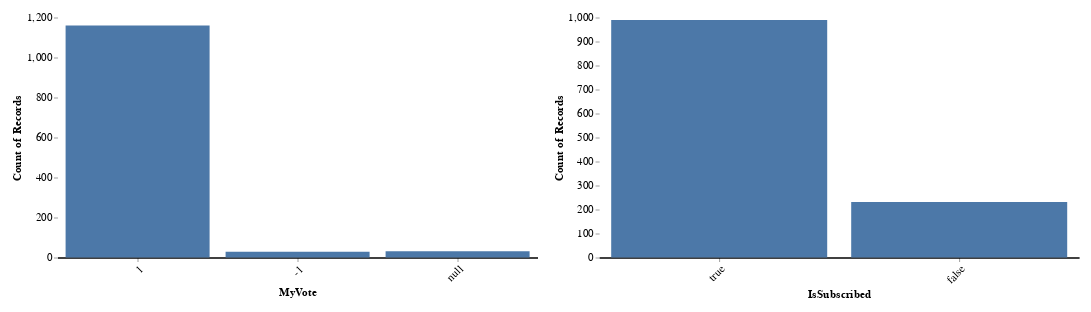

The code cell stored with this chart in its notebook:
### Markdown cell above
### Number of Upvotes and Downvotes and If I am Subscribed

### Code cell
# Count the number of votes
chart_vote = alt.Chart(post_votes_df).mark_bar().encode(
    alt.X("MyVote:O", sort="-x", axis=alt.Axis(labelAngle=-45)),
    alt.Y("count()"),
    tooltip=["count()"],  # Show the count when hovering over the bar
).properties(
    width=600,
    height=300,
)

# Count the number of subscribed subs
chart_subscribed = alt.Chart(post_votes_df).mark_bar().encode(
    alt.X("IsSubscribed:N", sort="-y", axis=alt.Axis(labelAngle=-45)),
    alt.Y("count()"),
    tooltip=["count()"],  # Show the count when hovering over the bar
).properties(
    width=600,
    height=300,
)

chart = alt.hconcat(chart_vote, chart_subscribed)

chart = chart.configure(
    padding={"left": 15, "right": 15, "top": 15, "bottom": 15},
    title={"fontSize": 18},
).configure_view(
    stroke=None,
).configure_axisX(
    labelFontSize=14,
    titleFontSize=14,
    grid=False,  # Remove the grid
    domainWidth=2,  # Set the width of the axis line
    domainColor="#000"  # Set the color of the axis line
).configure_axisY(
    labelFontSize=14,
    titleFontSize=14,
    grid=False,  # Remove the grid
    domain=False,  # Remove the axis line
)

chart_vote.save("figures/post_votes/altair_vote_counts.html")
chart_vote.save("figures/post_votes/altair_vote_counts.png")
chart_subscribed.save("figures/post_votes/altair_subscribed_counts.html")
chart_subscribed.save("figures/post_votes/altair_subscribed_counts.png")

chart

### Figure 1 — Vega-Lite specification as saved in the notebook (floating-point values rounded to 4 significant figures; data arrays with more than 128 entries replaced by an {"elided": "..."} marker saying what was removed)
{"config": {"view": {"continuousWidth": 300, "continuousHeight": 300, "stroke": null}, "axisX": {"domainColor": "#000", "domainWidth": 2, "grid": false, "labelFontSize": 14, "titleFontSize": 14}, "axisY": {"domain": false, "grid": false, "labelFontSize": 14, "titleFontSize": 14}, "padding": {"left": 15, "right": 15, "top": 15, "bottom": 15}, "title": {"fontSize": 18}}, "hconcat": [{"mark": {"type": "bar"}, "encoding": {"tooltip": [{"aggregate": "count", "type": "quantitative"}], "x": {"axis": {"labelAngle": -45}, "field": "MyVote", "sort": "-x", "type": "ordinal"}, "y": {"aggregate": "count", "type": "quantitative"}}, "height": 300, "width": 600}, {"mark": {"type": "bar"}, "encoding": {"tooltip": [{"aggregate": "count", "type": "quantitative"}], "x": {"axis": {"labelAngle": -45}, "field": "IsSubscribed", "sort": "-y", "type": "nominal"}, "y": {"aggregate": "count", "type": "quantitative"}}, "height": 300, "width": 600}], "data": {"name": "data-3e3979af6a6be7f54942c65d66d261c2"}, "$schema": "https://vega.github.io/schema/vega-lite/v5.15.1.json", "datasets": {"data-3e3979af6a6be7f54942c65d66d261c2": {"elided": "1222 records"}}}
